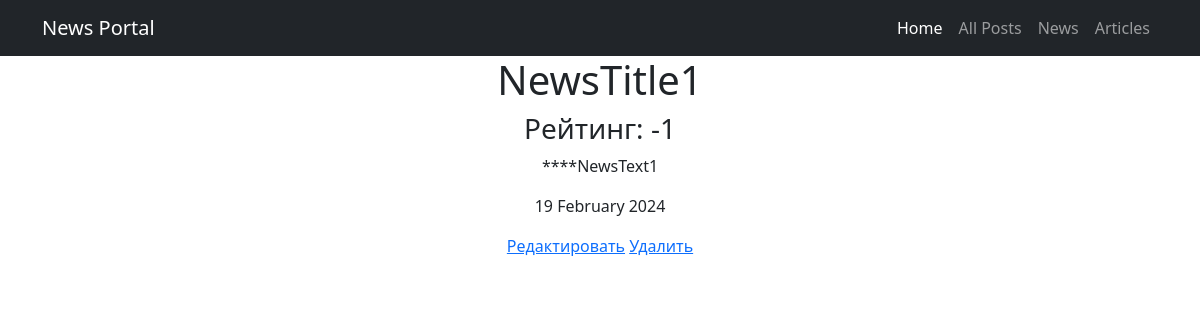
The page /news/2 (signed in) on the database as committed earlier.
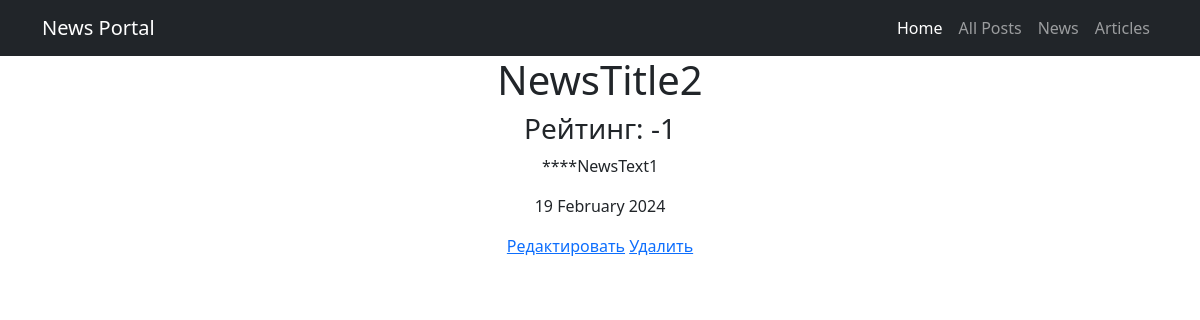
The same page on the database as committed later.
### news/models.py (models this page shows, shortened)
class Post(models.Model):
    NEWS = 'NW'
    ARTICLE = 'AR'
    CATEGORY_CHOICES = [
        (NEWS, 'Новость'),
        (ARTICLE, 'Статья')
    ]
    author = models.ForeignKey(Author, on_delete=models.CASCADE)
    categoryType = models.CharField(max_length=2, choices=CATEGORY_CHOICES, default=ARTICLE)
    dateCreation = models.DateTimeField(auto_now_add=True)
    postCategory = models.ManyToManyField(Category, through='PostCategory')
    title = models.CharField(max_length=128)
    text = models.TextField()
    rating = models.SmallIntegerField(default=0)

### news/views.py (the view)
# urls.py: path('news/<int:pk>', PostDetail.as_view(), name='new_detail'),
class PostDetail(LoginRequiredMixin, DetailView):
    model = Post
    template_name = 'post.html'
    context_object_name = 'post'

### news/templatetags/custom_filters.py (called while the page is built)
@register.filter()
def censor(value):
    for word in CENSOR_WORDS:
        pattern = re.compile(re.escape(word), re.IGNORECASE)
        value = pattern.sub(lambda x: '*' * len(x.group()), value)
    return value

### templates/post.html (shortened to what this page needs)
{% extends 'flatpages/default.html' %}
{% load custom_filters %}
{% block content %}
    <h1>{{ post.title|censor }}</h1>
    <h3>Рейтинг: {{ post.rating }}</h3>
    <p>{{ post.text|censor }}</p>
    <p>{{ post.dateCreation|date:"d F Y" }}</p>
    {% if perms.news.change_post %}
        {% if post.categoryType == 'NW' %}
            <a href="{% url 'edit_news' pk=post.id %}">Редактировать</a>
        {% elif post.categoryType == 'AR' %}
            <a href="{% url 'edit_article' pk=post.id %}">Редактировать</a>
        {% endif %}
    {% endif %}
    {% if perms.news.delete_post %}
        {% if post.categoryType == 'NW' %}
            <a href="{% url 'news_delete' pk=post.id %}">Удалить</a>
        {% elif post.categoryType == 'AR' %}
            <a href="{% url 'article_delete' pk=post.id %}">Удалить</a>
        {% endif %}
    {% endif %}
{% endblock content %}

Rows that differ between the two databases and show on the page:
changed Post "****NewsText1": title|censor "NewsTitle1" → "NewsTitle2"
